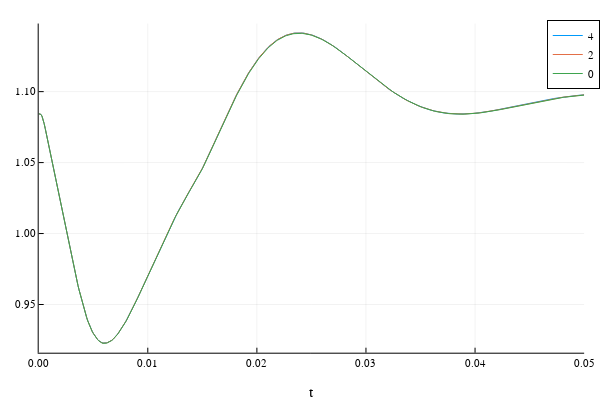

Notebook code cell kept with this figure:
### Code cell
plot(sol_4th, vars=(0,13), label="4")
plot!(sol_2nd, vars=(0,13), label="2")
plot!(sol_0th, vars=(0,13), label="0")

### Figure 1 — Plotly figure (JSON) as saved in the notebook; plotly's stock layout.template omitted (floating-point values rounded to 4 significant figures; data arrays with more than 128 entries replaced by an {"elided": "..."} marker saying what was removed)
{"data": [{"colorbar": {"title": ""}, "legendgroup": "4", "line": {"color": "rgba(0, 154, 250, 1.000)", "dash": "solid", "shape": "linear", "width": 1}, "mode": "lines", "name": "4", "showlegend": true, "type": "scatter", "x": {"elided": "501 float values"}, "xaxis": "x1", "y": {"elided": "501 float values"}, "yaxis": "y1", "zmax": null, "zmin": null}, {"colorbar": {"title": ""}, "legendgroup": "2", "line": {"color": "rgba(227, 111, 71, 1.000)", "dash": "solid", "shape": "linear", "width": 1}, "mode": "lines", "name": "2", "showlegend": true, "type": "scatter", "x": {"elided": "501 float values"}, "xaxis": "x1", "y": {"elided": "501 float values"}, "yaxis": "y1", "zmax": null, "zmin": null}, {"colorbar": {"title": ""}, "legendgroup": "0", "line": {"color": "rgba(62, 164, 78, 1.000)", "dash": "solid", "shape": "linear", "width": 1}, "mode": "lines", "name": "0", "showlegend": true, "type": "scatter", "x": {"elided": "501 float values"}, "xaxis": "x1", "y": {"elided": "501 float values"}, "yaxis": "y1", "zmax": null, "zmin": null}], "layout": {"annotations": [], "height": 400, "legend": {"bgcolor": "rgba(255, 255, 255, 1.000)", "bordercolor": "rgba(0, 0, 0, 1.000)", "borderwidth": 1, "font": {"color": "rgba(0, 0, 0, 1.000)", "family": "sans-serif", "size": 11}, "tracegroupgap": 0, "traceorder": "normal", "x": 1.02, "xanchor": "auto", "y": 1, "yanchor": "auto"}, "margin": {"b": 20, "l": 0, "r": 0, "t": 20}, "paper_bgcolor": "rgba(255, 255, 255, 1.000)", "plot_bgcolor": "rgba(255, 255, 255, 1.000)", "showlegend": true, "width": 600, "xaxis": {"anchor": "y1", "domain": [0.06582, 0.9934], "gridcolor": "rgba(0, 0, 0, 0.100)", "gridwidth": 0.5, "linecolor": "rgba(0, 0, 0, 1.000)", "mirror": false, "range": [0, 0.05], "showgrid": true, "showline": true, "showticklabels": true, "tickangle": 0, "tickcolor": "rgb(0, 0, 0)", "tickfont": {"color": "rgba(0, 0, 0, 1.000)", "family": "sans-serif", "size": 11}, "tickmode": "array", "ticks": "inside", "ticktext": ["0.00", "0.01", "0.02", "0.03", "0.04", "0.05"], "tickvals": [0, 0.01, 0.02, 0.03, 0.04, 0.05], "title": "t", "titlefont": {"color": "rgba(0, 0, 0, 1.000)", "family": "sans-serif", "size": 15}, "type": "-", "visible": true, "zeroline": false, "zerolinecolor": "rgba(0, 0, 0, 1.000)"}, "yaxis": {"anchor": "x1", "domain": [0.07581, 0.9902], "gridcolor": "rgba(0, 0, 0, 0.100)", "gridwidth": 0.5, "linecolor": "rgba(0, 0, 0, 1.000)", "mirror": false, "range": [0.916, 1.148], "showgrid": true, "showline": true, "showticklabels": true, "tickangle": 0, "tickcolor": "rgb(0, 0, 0)", "tickfont": {"color": "rgba(0, 0, 0, 1.000)", "family": "sans-serif", "size": 11}, "tickmode": "array", "ticks": "inside", "ticktext": ["0.95", "1.00", "1.05", "1.10"], "tickvals": [0.95, 1, 1.05, 1.1], "title": "", "titlefont": {"color": "rgba(0, 0, 0, 1.000)", "family": "sans-serif", "size": 15}, "type": "-", "visible": true, "zeroline": false, "zerolinecolor": "rgba(0, 0, 0, 1.000)"}}}
